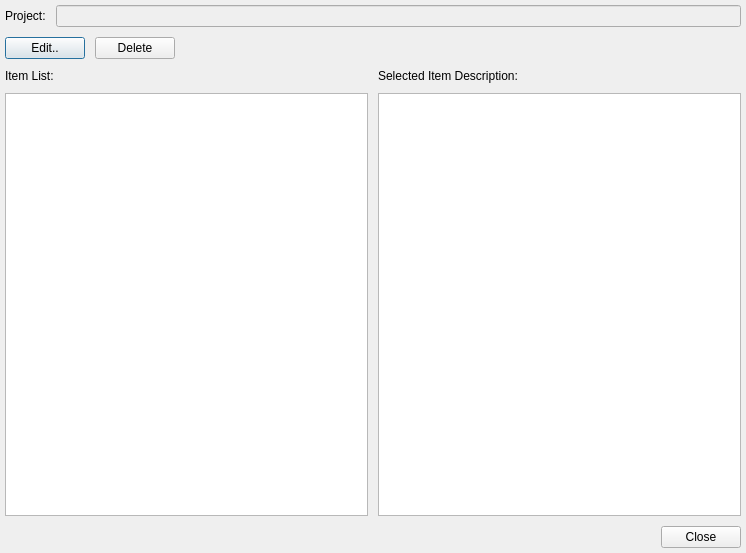
<?xml version="1.0" encoding="UTF-8"?>
<ui version="4.0">
 <class>fil_dialog</class>
 <widget class="QDialog" name="fil_dialog">
  <property name="geometry">
   <rect>
    <x>0</x>
    <y>0</y>
    <width>746</width>
    <height>553</height>
   </rect>
  </property>
  <property name="windowTitle">
   <string>Feature / Issue Listing</string>
  </property>
  <property name="locale">
   <locale language="English" country="UnitedStates"/>
  </property>
  <property name="modal">
   <bool>true</bool>
  </property>
  <layout class="QGridLayout" name="gridLayout_4">
   <property name="margin">
    <number>5</number>
   </property>
   <property name="spacing">
    <number>10</number>
   </property>
   <item row="0" column="0">
    <widget class="QWidget" name="widget" native="true">
     <property name="styleSheet">
      <string notr="true">background-color:palette(Window);</string>
     </property>
     <layout class="QGridLayout" name="gridLayout">
      <property name="margin">
       <number>0</number>
      </property>
      <property name="spacing">
       <number>10</number>
      </property>
      <item row="0" column="0">
       <widget class="QLabel" name="label">
        <property name="text">
         <string>Project:</string>
        </property>
       </widget>
      </item>
      <item row="0" column="1">
       <widget class="QLineEdit" name="fil_line_project"/>
      </item>
     </layout>
    </widget>
   </item>
   <item row="1" column="0">
    <widget class="QWidget" name="widget_2" native="true">
     <layout class="QGridLayout" name="gridLayout_2">
      <property name="margin">
       <number>0</number>
      </property>
      <property name="spacing">
       <number>10</number>
      </property>
      <item row="0" column="0">
       <widget class="QPushButton" name="fil_push_edit">
        <property name="text">
         <string>Edit..</string>
        </property>
       </widget>
      </item>
      <item row="0" column="1">
       <widget class="QPushButton" name="fil_push_delete">
        <property name="text">
         <string>Delete</string>
        </property>
       </widget>
      </item>
      <item row="0" column="2">
       <spacer name="horizontalSpacer">
        <property name="orientation">
         <enum>Qt::Horizontal</enum>
        </property>
        <property name="sizeHint" stdset="0">
         <size>
          <width>543</width>
          <height>20</height>
         </size>
        </property>
       </spacer>
      </item>
     </layout>
    </widget>
   </item>
   <item row="2" column="0">
    <widget class="QWidget" name="widget_3" native="true">
     <layout class="QGridLayout" name="gridLayout_3">
      <property name="margin">
       <number>0</number>
      </property>
      <property name="spacing">
       <number>10</number>
      </property>
      <item row="0" column="0">
       <widget class="QLabel" name="label_2">
        <property name="text">
         <string>Item List:</string>
        </property>
       </widget>
      </item>
      <item row="0" column="1">
       <widget class="QLabel" name="label_3">
        <property name="text">
         <string>Selected Item Description:</string>
        </property>
       </widget>
      </item>
      <item row="1" column="0">
       <widget class="QTableView" name="fil_table_item_list"/>
      </item>
      <item row="1" column="1">
       <widget class="QPlainTextEdit" name="fil_text_description"/>
      </item>
     </layout>
    </widget>
   </item>
   <item row="3" column="0">
    <widget class="QDialogButtonBox" name="buttonBox">
     <property name="orientation">
      <enum>Qt::Horizontal</enum>
     </property>
     <property name="standardButtons">
      <set>QDialogButtonBox::Close</set>
     </property>
    </widget>
   </item>
  </layout>
 </widget>
 <resources/>
 <connections>
  <connection>
   <sender>buttonBox</sender>
   <signal>accepted()</signal>
   <receiver>fil_dialog</receiver>
   <slot>accept()</slot>
   <hints>
    <hint type="sourcelabel">
     <x>248</x>
     <y>254</y>
    </hint>
    <hint type="destinationlabel">
     <x>157</x>
     <y>274</y>
    </hint>
   </hints>
  </connection>
  <connection>
   <sender>buttonBox</sender>
   <signal>rejected()</signal>
   <receiver>fil_dialog</receiver>
   <slot>reject()</slot>
   <hints>
    <hint type="sourcelabel">
     <x>316</x>
     <y>260</y>
    </hint>
    <hint type="destinationlabel">
     <x>286</x>
     <y>274</y>
    </hint>
   </hints>
  </connection>
 </connections>
</ui>
